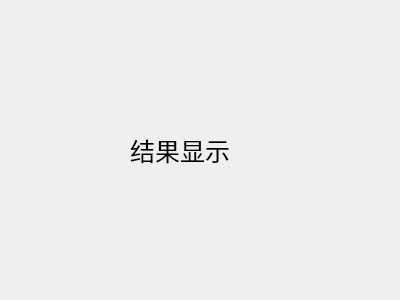
<?xml version="1.0" encoding="UTF-8"?>
<ui version="4.0">
 <class>Dialog_chaxun</class>
 <widget class="QDialog" name="Dialog_chaxun">
  <property name="geometry">
   <rect>
    <x>0</x>
    <y>0</y>
    <width>400</width>
    <height>300</height>
   </rect>
  </property>
  <property name="windowTitle">
   <string>Dialog</string>
  </property>
  <property name="windowIcon">
   <iconset>
    <normaloff>../picture/mylogo2.ico</normaloff>../picture/mylogo2.ico</iconset>
  </property>
  <widget class="QLabel" name="label">
   <property name="geometry">
    <rect>
     <x>130</x>
     <y>120</y>
     <width>131</width>
     <height>61</height>
    </rect>
   </property>
   <property name="font">
    <font>
     <family>隶书</family>
     <pointsize>19</pointsize>
    </font>
   </property>
   <property name="text">
    <string>结果显示</string>
   </property>
  </widget>
 </widget>
 <resources/>
 <connections/>
</ui>
